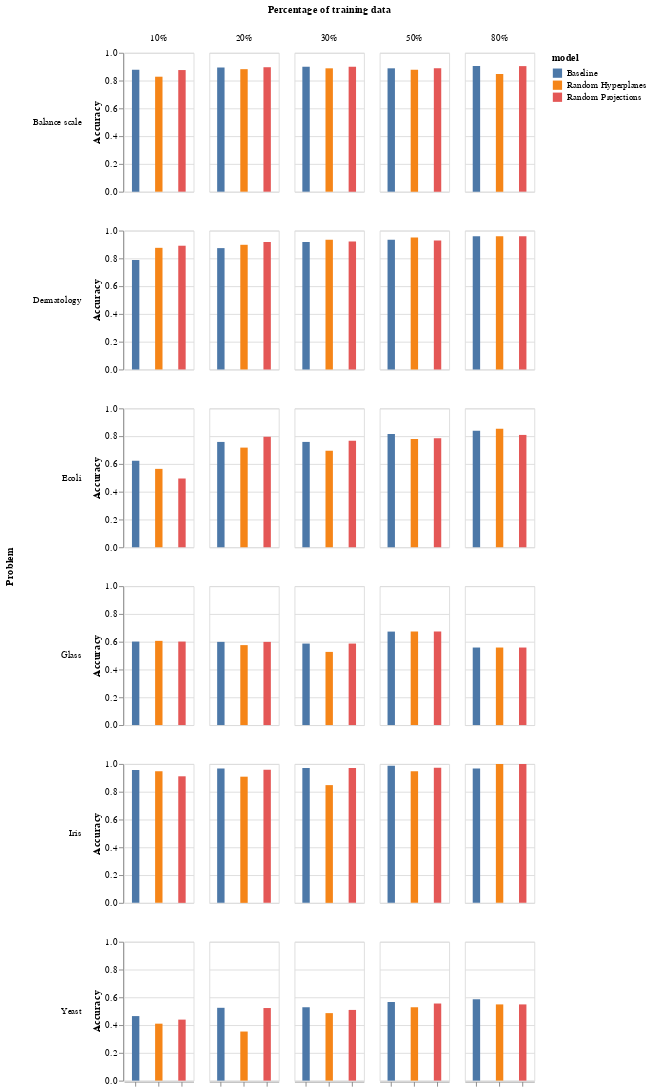

This figure's notebook cell:
### Code cell
bars = alt.Chart(df).mark_bar(width=8).encode(
    x=alt.X(
        'model:N',
        axis=alt.Axis(
            title=None,
            labels=False
        )
    ),
    y=alt.Y(
        'accuracy:Q',
        title='Accuracy'
    ),
    color='model:N',
    tooltip=[alt.Tooltip('accuracy:Q', format=".3f"), 'model:N'],
    column=alt.Column(
        'size:N',
        spacing=15,
        title='Percentage of training data',
    ),
    row=alt.Row(
        'problem:N',
        title='Problem',
        header=alt.Header(
            labelAngle=0,
            labelAlign='left'
        ),
        spacing=40),
).properties(
    width=75,
    height=150,
)

bars

### Figure 1 — Vega-Lite specification as saved in the notebook (floating-point values rounded to 4 significant figures)
{"config": {"view": {"continuousWidth": 400, "continuousHeight": 300}}, "data": {"name": "data-8eea40a974e7ffc2106c4477335d820a"}, "mark": {"type": "bar", "width": 8}, "encoding": {"color": {"field": "model", "type": "nominal"}, "column": {"field": "size", "spacing": 15, "title": "Percentage of training data", "type": "nominal"}, "row": {"field": "problem", "header": {"labelAlign": "left", "labelAngle": 0}, "spacing": 40, "title": "Problem", "type": "nominal"}, "tooltip": [{"field": "accuracy", "format": ".3f", "type": "quantitative"}, {"field": "model", "type": "nominal"}], "x": {"axis": {"labels": false, "title": null}, "field": "model", "type": "nominal"}, "y": {"field": "accuracy", "title": "Accuracy", "type": "quantitative"}}, "height": 150, "width": 75, "$schema": "https://vega.github.io/schema/vega-lite/v4.17.0.json", "datasets": {"data-8eea40a974e7ffc2106c4477335d820a": [{"problem": "Balance scale", "size": "80%", "model": "Baseline", "accuracy": 0.904}, {"problem": "Balance scale", "size": "80%", "model": "Random Projections", "accuracy": 0.904}, {"problem": "Balance scale", "size": "80%", "model": "Random Hyperplanes", "accuracy": 0.848}, {"problem": "Balance scale", "size": "50%", "model": "Baseline", "accuracy": 0.8882}, {"problem": "Balance scale", "size": "50%", "model": "Random Projections", "accuracy": 0.8882}, {"problem": "Balance scale", "size": "50%", "model": "Random Hyperplanes", "accuracy": 0.8786}, {"problem": "Balance scale", "size": "30%", "model": "Baseline", "accuracy": 0.8995}, {"problem": "Balance scale", "size": "30%", "model": "Random Projections", "accuracy": 0.8995}, {"problem": "Balance scale", "size": "30%", "model": "Random Hyperplanes", "accuracy": 0.8881}, {"problem": "Balance scale", "size": "20%", "model": "Baseline", "accuracy": 0.894}, {"problem": "Balance scale", "size": "20%", "model": "Random Projections", "accuracy": 0.896}, {"problem": "Balance scale", "size": "20%", "model": "Random Hyperplanes", "accuracy": 0.882}, {"problem": "Balance scale", "size": "10%", "model": "Baseline", "accuracy": 0.8774}, {"problem": "Balance scale", "size": "10%", "model": "Random Projections", "accuracy": 0.8757}, {"problem": "Balance scale", "size": "10%", "model": "Random Hyperplanes", "accuracy": 0.8277}, {"problem": "Dermatology", "size": "80%", "model": "Baseline", "accuracy": 0.9595}, {"problem": "Dermatology", "size": "80%", "model": "Random Projections", "accuracy": 0.9595}, {"problem": "Dermatology", "size": "80%", "model": "Random Hyperplanes", "accuracy": 0.9595}, {"problem": "Dermatology", "size": "50%", "model": "Baseline", "accuracy": 0.9344}, {"problem": "Dermatology", "size": "50%", "model": "Random Projections", "accuracy": 0.929}, {"problem": "Dermatology", "size": "50%", "model": "Random Hyperplanes", "accuracy": 0.9508}, {"problem": "Dermatology", "size": "30%", "model": "Baseline", "accuracy": 0.9183}, {"problem": "Dermatology", "size": "30%", "model": "Random Projections", "accuracy": 0.9222}, {"problem": "Dermatology", "size": "30%", "model": "Random Hyperplanes", "accuracy": 0.9339}, {"problem": "Dermatology", "size": "20%", "model": "Baseline", "accuracy": 0.8737}, {"problem": "Dermatology", "size": "20%", "model": "Random Projections", "accuracy": 0.9181}, {"problem": "Dermatology", "size": "20%", "model": "Random Hyperplanes", "accuracy": 0.8976}, {"problem": "Dermatology", "size": "10%", "model": "Baseline", "accuracy": 0.7879}, {"problem": "Dermatology", "size": "10%", "model": "Random Projections", "accuracy": 0.8909}, {"problem": "Dermatology", "size": "10%", "model": "Random Hyperplanes", "accuracy": 0.8758}, {"problem": "Ecoli", "size": "80%", "model": "Baseline", "accuracy": 0.8382}, {"problem": "Ecoli", "size": "80%", "model": "Random Projections", "accuracy": 0.8088}, {"problem": "Ecoli", "size": "80%", "model": "Random Hyperplanes", "accuracy": 0.8529}, {"problem": "Ecoli", "size": "50%", "model": "Baseline", "accuracy": 0.8155}, {"problem": "Ecoli", "size": "50%", "model": "Random Projections", "accuracy": 0.7857}, {"problem": "Ecoli", "size": "50%", "model": "Random Hyperplanes", "accuracy": 0.7798}, {"problem": "Ecoli", "size": "30%", "model": "Baseline", "accuracy": 0.7585}, {"problem": "Ecoli", "size": "30%", "model": "Random Projections", "accuracy": 0.7669}, {"problem": "Ecoli", "size": "30%", "model": "Random Hyperplanes", "accuracy": 0.6949}, {"problem": "Ecoli", "size": "20%", "model": "Baseline", "accuracy": 0.7584}, {"problem": "Ecoli", "size": "20%", "model": "Random Projections", "accuracy": 0.7955}, {"problem": "Ecoli", "size": "20%", "model": "Random Hyperplanes", "accuracy": 0.7175}, {"problem": "Ecoli", "size": "10%", "model": "Baseline", "accuracy": 0.6238}, {"problem": "Ecoli", "size": "10%", "model": "Random Projections", "accuracy": 0.495}, {"problem": "Ecoli", "size": "10%", "model": "Random Hyperplanes", "accuracy": 0.5644}, {"problem": "Iris", "size": "80%", "model": "Baseline", "accuracy": 0.9667}, {"problem": "Iris", "size": "80%", "model": "Random Projections", "accuracy": 1.0}, {"problem": "Iris", "size": "80%", "model": "Random Hyperplanes", "accuracy": 1.0}, {"problem": "Iris", "size": "50%", "model": "Baseline", "accuracy": 0.9867}, {"problem": "Iris", "size": "50%", "model": "Random Projections", "accuracy": 0.9733}, {"problem": "Iris", "size": "50%", "model": "Random Hyperplanes", "accuracy": 0.9467}, {"problem": "Iris", "size": "30%", "model": "Baseline", "accuracy": 0.9714}, {"problem": "Iris", "size": "30%", "model": "Random Projections", "accuracy": 0.9714}, {"problem": "Iris", "size": "30%", "model": "Random Hyperplanes", "accuracy": 0.8476}, {"problem": "Iris", "size": "20%", "model": "Baseline", "accuracy": 0.9667}, {"problem": "Iris", "size": "20%", "model": "Random Projections", "accuracy": 0.9583}, {"problem": "Iris", "size": "20%", "model": "Random Hyperplanes", "accuracy": 0.9083}, {"problem": "Iris", "size": "10%", "model": "Baseline", "accuracy": 0.9556}, {"problem": "Iris", "size": "10%", "model": "Random Projections", "accuracy": 0.9111}, {"problem": "Iris", "size": "10%", "model": "Random Hyperplanes", "accuracy": 0.9481}, {"problem": "Yeast", "size": "80%", "model": "Baseline", "accuracy": 0.5859}, {"problem": "Yeast", "size": "80%", "model": "Random Projections", "accuracy": 0.5488}, {"problem": "Yeast", "size": "80%", "model": "Random Hyperplanes", "accuracy": 0.5488}, {"problem": "Yeast", "size": "50%", "model": "Baseline", "accuracy": 0.566}, {"problem": "Yeast", "size": "50%", "model": "Random Projections", "accuracy": 0.5553}, {"problem": "Yeast", "size": "50%", "model": "Random Hyperplanes", "accuracy": 0.5283}, {"problem": "Yeast", "size": "30%", "model": "Baseline", "accuracy": 0.5284}, {"problem": "Yeast", "size": "30%", "model": "Random Projections", "accuracy": 0.5091}, {"problem": "Yeast", "size": "30%", "model": "Random Hyperplanes", "accuracy": 0.486}, {"problem": "Yeast", "size": "20%", "model": "Baseline", "accuracy": 0.5244}, {"problem": "Yeast", "size": "20%", "model": "Random Projections", "accuracy": 0.5227}, {"problem": "Yeast", "size": "20%", "model": "Random Hyperplanes", "accuracy": 0.3535}, {"problem": "Yeast", "size": "10%", "model": "Baseline", "accuracy": 0.4648}, {"problem": "Yeast", "size": "10%", "model": "Random Projections", "accuracy": 0.4394}, {"problem": "Yeast", "size": "10%", "model": "Random Hyperplanes", "accuracy": 0.4102}, {"problem": "Glass", "size": "80%", "model": "Baseline", "accuracy": 0.5581}, {"problem": "Glass", "size": "80%", "model": "Random Projections", "accuracy": 0.5581}, {"problem": "Glass", "size": "80%", "model": "Random Hyperplanes", "accuracy": 0.5581}, {"problem": "Glass", "size": "50%", "model": "Baseline", "accuracy": 0.6729}, {"problem": "Glass", "size": "50%", "model": "Random Projections", "accuracy": 0.6729}, {"problem": "Glass", "size": "50%", "model": "Random Hyperplanes", "accuracy": 0.6729}, {"problem": "Glass", "size": "30%", "model": "Baseline", "accuracy": 0.5867}, {"problem": "Glass", "size": "30%", "model": "Random Projections", "accuracy": 0.5867}, {"problem": "Glass", "size": "30%", "model": "Random Hyperplanes", "accuracy": 0.5267}, {"problem": "Glass", "size": "20%", "model": "Baseline", "accuracy": 0.5988}, {"problem": "Glass", "size": "20%", "model": "Random Projections", "accuracy": 0.5988}, {"problem": "Glass", "size": "20%", "model": "Random Hyperplanes", "accuracy": 0.5756}, {"problem": "Glass", "size": "10%", "model": "Baseline", "accuracy": 0.601}, {"problem": "Glass", "size": "10%", "model": "Random Projections", "accuracy": 0.601}, {"problem": "Glass", "size": "10%", "model": "Random Hyperplanes", "accuracy": 0.6062}]}}
